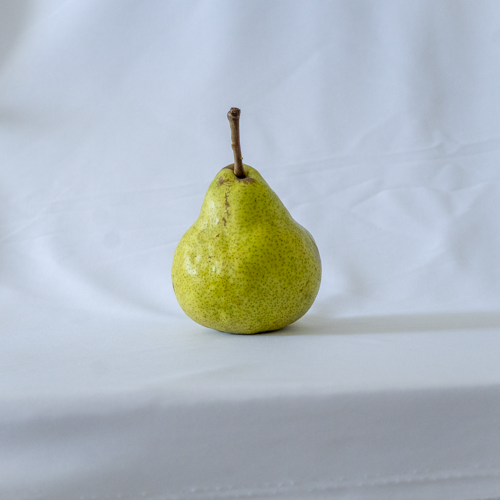
#> input picture input/imagem.png, 500 x 500 px
$ python arestas.py
#> lines starting #> are read from the running program, lines starting #| are printed output that depends on the picture
### inputoutput.py
from PIL import Image, ImageFilter
import numpy as np
import os

INPUT_DIR = "input"
OUTPUT_DIR = "output"

def in_file(filename):
    return os.path.join(INPUT_DIR, filename)

def out_file(filename):
    return os.path.join(OUTPUT_DIR, filename)

# [4 lines left out: function show_vertical, not called in this run]

def show_horizontal(im1, im2):
    im = Image.fromarray(np.hstack((np.array(im1), np.array(im2))))
    im.show()
    return im

### arestas.py
from PIL import Image, ImageFilter
from math import sqrt
import os
from inputoutput import show_vertical, show_horizontal

INPUT_DIR = os.path.join('input')
OUTPUT_DIR = os.path.join('output')

def show_edges(filename, direction='x', offset=0):
#> called with filename = 'imagem.png', direction = 'a', offset = 0
    original = Image.open(os.path.join(INPUT_DIR, filename)).convert('L')
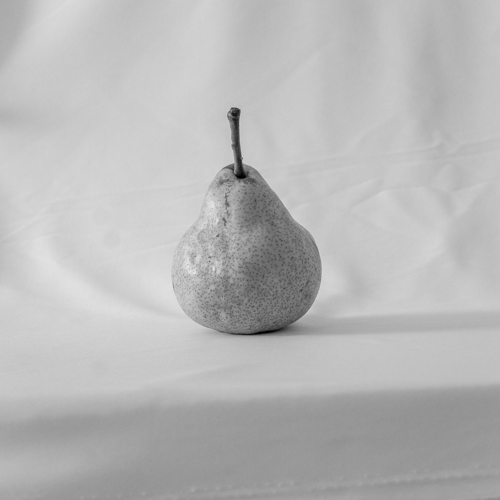
#> original: PIL image 500x500 L; min 0, max 228, mean 184.1

    XSOBEL = ImageFilter.Kernel(
        (3, 3),
        [-1, 0, 1,
         -2, 0, 2,
         -1, 0, 1],
        scale=1,
        offset=offset
    )

    YSOBEL = ImageFilter.Kernel(
        (3, 3),
        [-1, -2, -1,
          0,  0,  0,
          1,  2,  1],
        scale=1,
        offset=offset
    )

    if direction == 'x':
        filtered = original.filter(XSOBEL)
    elif direction == 'y':
        filtered = original.filter(YSOBEL)
    else:
        vsobel = original.filter(XSOBEL)
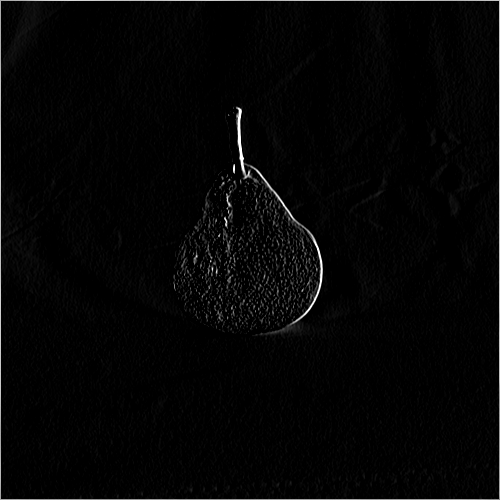
#> vsobel: PIL image 500x500 L; min 0, max 255, mean 4.8
        hsobel = original.filter(YSOBEL)
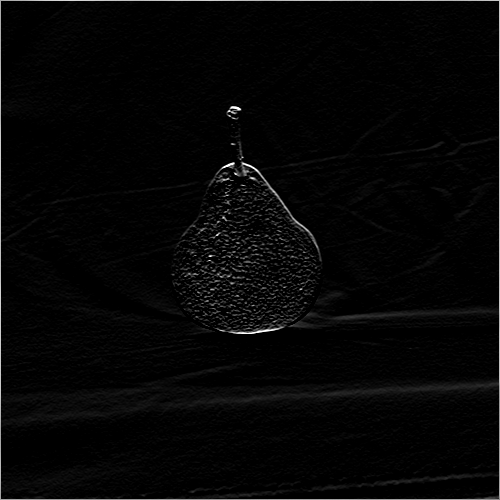
#> hsobel: PIL image 500x500 L; min 0, max 255, mean 5.6
        w, h = original.size
#> w = 500; h = 500
        filtered = Image.new('L', (w, h))
#> filtered: PIL image 500x500 L; every value is 0
        for i in range(w):
            for j in range(h):
                value = sqrt(
                    vsobel.getpixel((i, j))**2 + hsobel.getpixel((i, j))**2
                )
                value = int(min(value, 255))
                filtered.putpixel((i, j), value)
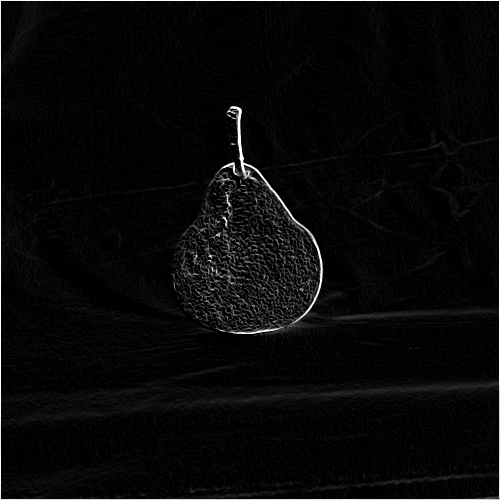
#> filtered: PIL image 500x500 L; min 0, max 255, mean 8.6

    show_horizontal(original, filtered)
#> in show_horizontal, `im = Image.fromarray(np.hstack((np.array(im1), np.array(im2))))`:
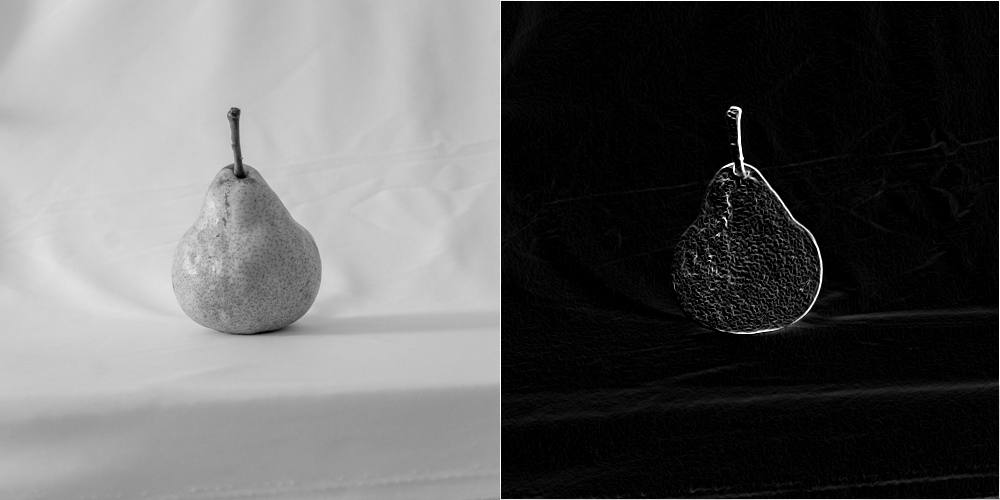
#> im: PIL image 1000x500 L; min 0, max 255, mean 96.4
    filtered.save(
        os.path.join(OUTPUT_DIR,
                     '{}_{}sobel_{}.png'.format(filename[:filename.index('.')] , direction, offset)
                  )
    )

if __name__ == "__main__":
    show_edges('imagem.png', 'a', 0)
